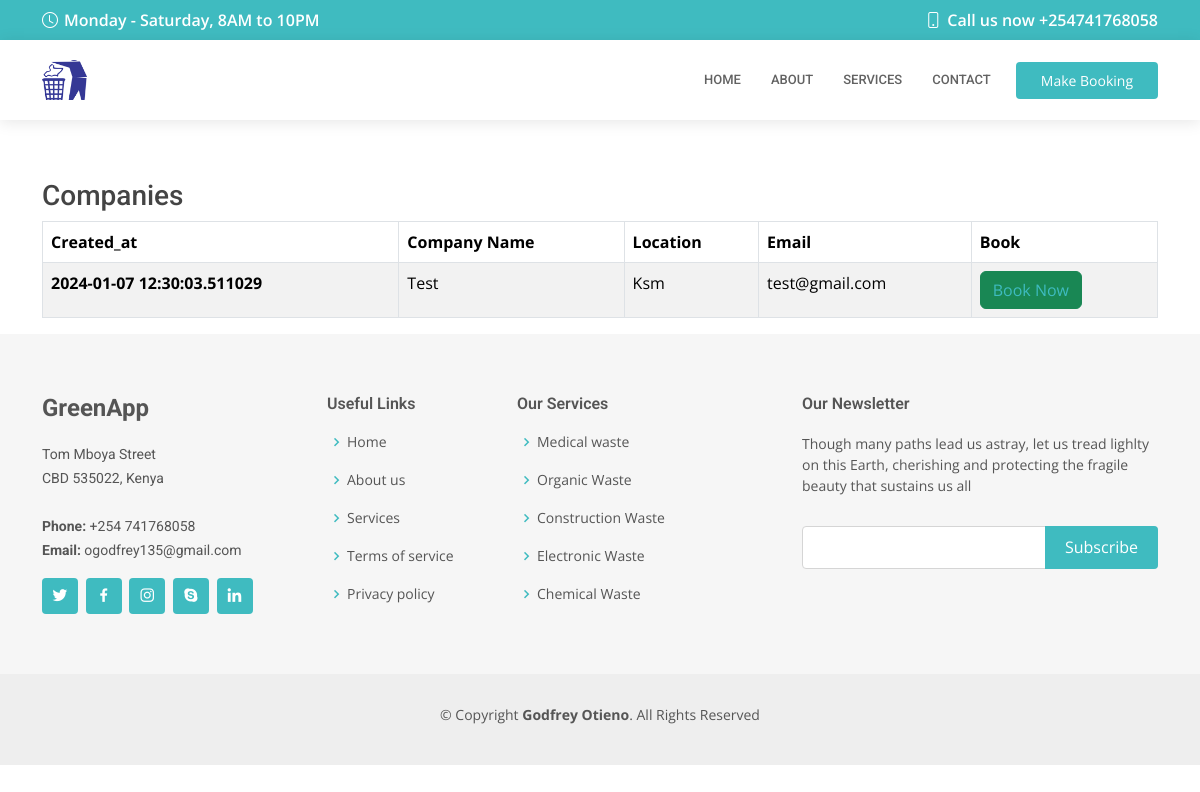
Page /booking (signed in) on the earlier database version.
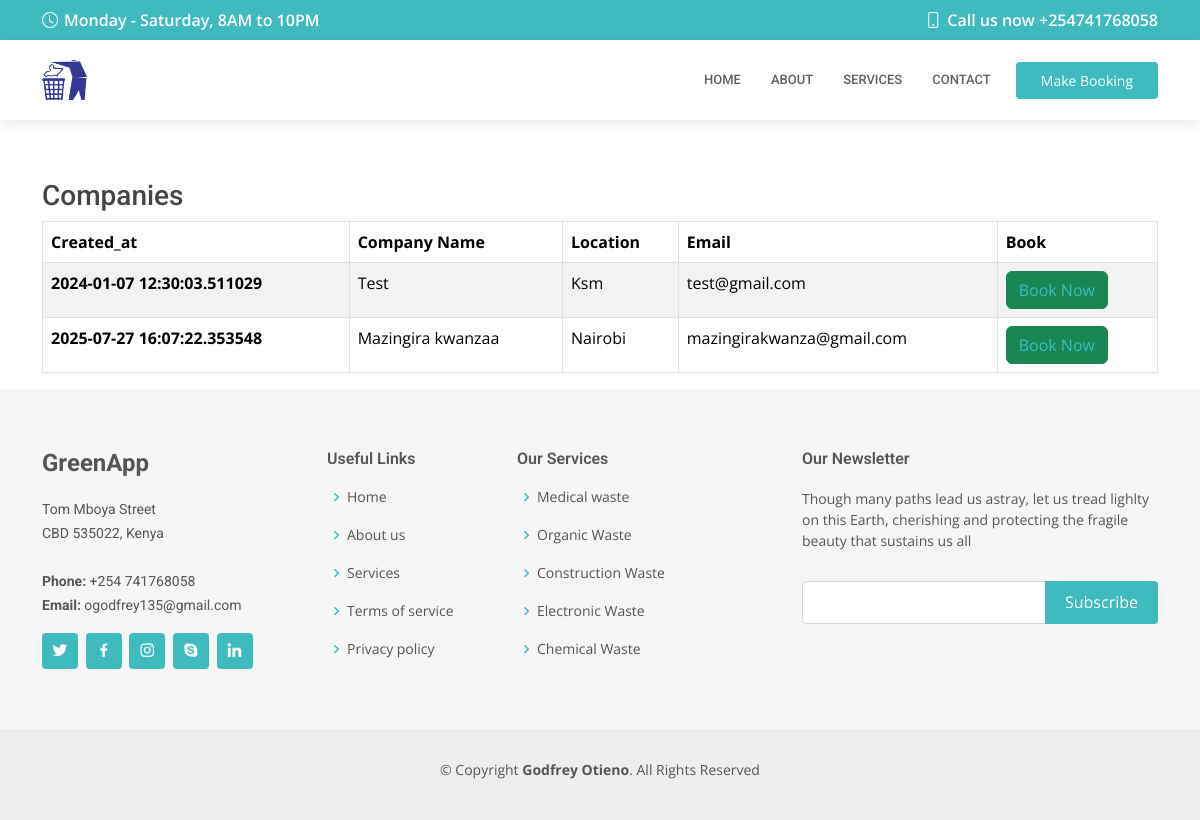
Same page on the later database version.
### models/models.py (models this page shows, shortened)
class Company(db.Model,UserMixin):
    id = db.Column(db.Integer, primary_key=True)
    companyname = db.Column(db.String(100), nullable=False)
    category = db.Column(db.String(50), nullable=False,default='company')
    waste_type = db.Column(db.String(20), nullable=False)
    location = db.Column(db.String(100), nullable=False)
    email = db.Column(db.String(120), unique=True, nullable=False)
    phone_no = db.Column(db.String(15), nullable=False)
    password = db.Column(db.String(60), nullable=False)
    created_at = db.Column(db.DateTime, nullable=False, default=datetime.utcnow)

### api/v1/app.py (the view, shortened to what this page needs)
@app.route('/booking', methods=['GET', 'POST'])
@login_required
def booking():
    companies= Company.query.all()
    return render_template('home.html',companies=companies)

### api/v1/app.py (called while the page is built, shortened)
@app.before_request
def before_request() -> None:
    paths = ['/api/v1/status/', '/api/v1/unauthorized/',
             '/api/v1/forbidden/']
    if not auth:
        return None

@login_manager.user_loader
def load_user(user_id):
    user = User.query.get(int(user_id))
    if user is None:
        user = Company.query.get(int(user_id))
    return user

### api/v1/templates/home.html (shortened to what this page needs)
{% extends 'forms/base.html' %}
{% block content %}
<div class="container">
	<h3>Clients</h3>
    <table class="table table-dark table-striped">
        {% if not clients%}
        <div class="text-center">
            <h3 class="my-5">No Records to Display!</h3>
        </div>
        {% endif %}
    </table>
</div>
<div class="container">
	<h3>Companies</h3>
    <table class="table table-striped table-bordered">
        <thead>
        <tr>
            <th  data-sortable="true" data-sorter="alphanum" scope="col">Created_at</th>
            <th scope="col">Company Name</th>
            <th scope="col">Location</th>
            <th scope="col">Email</th>
            <th scope="col">Book</th>
        </tr>
        </thead>
        {% if not companies%}
        <div class="text-center">
            <h3 class="my-5">No Records to Display!</h3>
        </div>
        {% else %}
        <tbody>
        {% for data in companies %}
        <tr>
            <th scope="row">{{data.created_at}}</th>
            <td>{{data.companyname}}</td>
            <td>{{data.location}}</td>
            <td>{{data.email}}</td>
            <td><button class="btn btn-success"><a href="#">Book Now</a></button></td>
        </tr>
        {% endfor %}
        </tbody>
        {% endif %}
    </table>
</div>
{% endblock %}

### api/v1/templates/forms/base.html (shortened to what this page needs)
<!DOCTYPE html>
<html lang="en">
<head>
  <link href="../static/assets/vendor/fontawesome-free/css/all.min.css" rel="stylesheet">
  <link href="../static/assets/vendor/animate.css/animate.min.css" rel="stylesheet">
  <link href="../static/assets/vendor/aos/aos.css" rel="stylesheet">
  <link href="../static/assets/vendor/bootstrap/css/bootstrap.min.css" rel="stylesheet">
  <link href="../static/assets/vendor/bootstrap-icons/bootstrap-icons.css" rel="stylesheet">
  <link href="../static/assets/vendor/boxicons/css/boxicons.min.css" rel="stylesheet">
  <link href="../static/assets/vendor/glightbox/css/glightbox.min.css" rel="stylesheet">
  <link href="../static/assets/vendor/swiper/swiper-bundle.min.css" rel="stylesheet">
  <link href="../static/../static/assets/css/style.css" rel="stylesheet">
</head>
<body>
  <div id="topbar" class="d-flex align-items-center fixed-top">
    <div class="container d-flex align-items-center justify-content-center justify-content-md-between">
      <div class="align-items-center d-none d-md-flex">
        <i class="bi bi-clock"></i> Monday - Saturday, 8AM to 10PM
      </div>
      <div class="d-flex align-items-center">
        <i class="bi bi-phone"></i> Call us now +254741768058
      </div>
    </div>
  </div>
  <header id="header" class="fixed-top">
    <div class="container d-flex align-items-center">
      <a href="/" class="logo me-auto"><img src="../static/assets/img/logo.png" alt=""></a>
      <nav id="navbar" class="navbar order-last order-lg-0">
        <ul>
          <li><a class="nav-link scrollto " href="/">Home</a></li>
          <li><a class="nav-link scrollto" href="/#about">About</a></li>
          <li><a class="nav-link scrollto" href="/#services">Services</a></li>
          <li><a class="nav-link scrollto" href="/#contacts">Contact</a></li>
        </ul>
      </nav>
      <a href="/booking" class="appointment-btn scrollto"><span class="d-none d-md-inline">Make </span> Booking</a>
    </div>
  </header>
  {% block content %}{% endblock %}
  <footer id="footer">
    <div class="footer-top">
      <div class="container">
        <div class="row">
          <div class="col-lg-3 col-md-6" id="contacts">
            <div class="footer-info">
              <h3>GreenApp</h3>
              <p>
                Tom Mboya Street <br>
                CBD 535022, Kenya<br><br>
                <strong>Phone:</strong> +254 741768058<br>
                <strong>Email:</strong> ogodfrey135@gmail.com<br>
              </p>
              <div class="social-links mt-3">
                <a href="#" class="twitter"><i class="bx bxl-twitter"></i></a>
                <a href="#" class="facebook"><i class="bx bxl-facebook"></i></a>
                <a href="#" class="instagram"><i class="bx bxl-instagram"></i></a>
                <a href="#" class="google-plus"><i class="bx bxl-skype"></i></a>
                <a href="#" class="linkedin"><i class="bx bxl-linkedin"></i></a>
              </div>
            </div>
          </div>
          <div class="col-lg-2 col-md-6 footer-links">
            <h4>Useful Links</h4>
            <ul>
              <li><i class="bx bx-chevron-right"></i> <a href="#">Home</a></li>
              <li><i class="bx bx-chevron-right"></i> <a href="#">About us</a></li>
              <li><i class="bx bx-chevron-right"></i> <a href="#">Services</a></li>
              <li><i class="bx bx-chevron-right"></i> <a href="#">Terms of service</a></li>
              <li><i class="bx bx-chevron-right"></i> <a href="#">Privacy policy</a></li>
            </ul>
          </div>
          <div class="col-lg-3 col-md-6 footer-links">
            <h4>Our Services</h4>
            <ul>
              <li><i class="bx bx-chevron-right"></i> <a href="#">Medical waste</a></li>
              <li><i class="bx bx-chevron-right"></i> <a href="#">Organic Waste</a></li>
              <li><i class="bx bx-chevron-right"></i> <a href="#">Construction Waste</a></li>
              <li><i class="bx bx-chevron-right"></i> <a href="#">Electronic Waste</a></li>
              <li><i class="bx bx-chevron-right"></i> <a href="#">Chemical Waste</a></li>
            </ul>
          </div>
          <div class="col-lg-4 col-md-6 footer-newsletter">
            <h4>Our Newsletter</h4>
            <p>Though many paths lead us astray, let us tread lighlty on this Earth, cherishing and protecting the fragile beauty that sustains us all</p>
            <form action="" method="post">
              <input type="email" name="email"><input type="submit" value="Subscribe">
            </form>
          </div>
        </div>
      </div>
    </div>
    <div class="container">
      <div class="copyright">
        &copy; Copyright <strong><span>Godfrey Otieno</span></strong>. All Rights Reserved
      </div>
      <div class="credits">
      </div>
    </div>
  </footer>
</body>
</html>

### api/v1/static/assets/css/style.css (style rules this page uses)
body { font-family: "Open Sans", sans-serif; color: #444444; }
a { color: #3fbbc0; text-decoration: none; }
h1, h2, h3, h4, h5, h6 { font-family: "Roboto", sans-serif; }
#topbar { background: #3fbbc0; color: #fff; height: 40px; font-size: 16px; font-weight: 600; z-index: 996; transition: all 0.5s; }
#topbar i { padding-right: 6px; line-height: 0; }
#header { background: #fff; transition: all 0.5s; z-index: 997; padding: 20px 0; top: 40px; box-shadow: 0px 2px 15px rgba(0, 0, 0, 0.1); }
#header .logo { font-size: 28px; margin: 0; padding: 0; line-height: 1; font-weight: 600; letter-spacing: 0.5px; text-transform: uppercase; }
#header .logo img { max-height: 40px; }
.appointment-btn { margin-left: 25px; background: #3fbbc0; color: #fff; border-radius: 4px; padding: 8px 25px; white-space: nowrap; transition: 0.3s; font-size: 14px; display: inline-block; }
.navbar { padding: 0; }
.navbar ul { margin: 0; padding: 0; display: flex; list-style: none; align-items: center; }
.navbar li { position: relative; }
.navbar a, .navbar a:focus { display: flex; align-items: center; justify-content: space-between; padding: 10px 0 10px 30px; font-family: "Roboto", sans-serif; font-size: 13px; color: #626262; white-space: nowrap; transition: 0.3s; text-transform: uppercase; font-weight: 500; }
#footer { background: #eeeeee; padding: 0 0 30px 0; color: #555555; font-size: 14px; }
#footer .footer-top { background: #f6f6f6; padding: 60px 0 30px 0; }
#footer .footer-top .footer-info { margin-bottom: 30px; }
#footer .footer-top .footer-info h3 { font-size: 24px; margin: 0 0 20px 0; padding: 2px 0 2px 0; line-height: 1; font-weight: 700; }
#footer .footer-top .footer-info p { font-size: 14px; line-height: 24px; margin-bottom: 0; font-family: "Roboto", sans-serif; }
#footer .footer-top .social-links a { font-size: 18px; display: inline-block; background: #3fbbc0; color: #fff; line-height: 1; padding: 8px 0; margin-right: 4px; border-radius: 4px; text-align: center; width: 36px; height: 36px; transition: 0.3s; }
#footer .footer-top h4 { font-size: 16px; font-weight: 600; position: relative; padding-bottom: 12px; }
#footer .footer-top .footer-links { margin-bottom: 30px; }
#footer .footer-top .footer-links ul { list-style: none; padding: 0; margin: 0; }
#footer .footer-top .footer-links ul i { padding-right: 2px; color: #3fbbc0; font-size: 18px; line-height: 1; }
#footer .footer-top .footer-links ul li { padding: 10px 0; display: flex; align-items: center; }
#footer .footer-top .footer-links ul li:first-child { padding-top: 0; }
#footer .footer-top .footer-links ul a { color: #555555; transition: 0.3s; display: inline-block; line-height: 1; }
#footer .footer-top .footer-newsletter form { margin-top: 30px; background: #fff; padding: 6px 10px; position: relative; border: 1px solid #d5d5d5; border-radius: 4px; }
#footer .footer-top .footer-newsletter form input[type=email] { border: 0; padding: 4px; width: calc(100% - 110px); }
#footer .footer-top .footer-newsletter form input[type=submit] { position: absolute; top: -1px; right: -1px; bottom: -1px; border: 0; background: none; font-size: 16px; padding: 0 20px; background: #3fbbc0; color: #fff; transition: 0.3s; border-radius: 0 4px 4px 0; }
#footer .copyright { text-align: center; padding-top: 30px; }
#footer .credits { padding-top: 10px; text-align: center; font-size: 13px; }

Differences in the rows shown:
added Company: created_at "2025-07-27 16:07:22.353548", companyname "Mazingira kwanzaa", location "Nairobi", email "mazingirakwanza@gmail.com"
